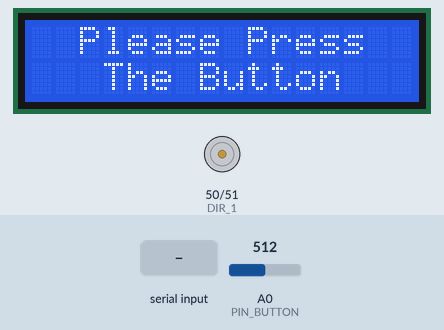
Recording of a sketch running on a simulated Arduino Mega 2560, built with avr-gcc and run on an emulated ATmega2560. Shown: 16×2 character LCD, motor-driver pin pairs drawn as motors (green arrow = first pin HIGH = forward, orange = second pin HIGH = backward, longer = more drive). The test bench sets the inputs (shaded band); at power-on: A0 (PIN_BUTTON) = 512. What the sketch prints to the serial monitor is not drawn.

Above: at 1.6 s.
1.7 s: "O" received over Serial
At 3.3 s:
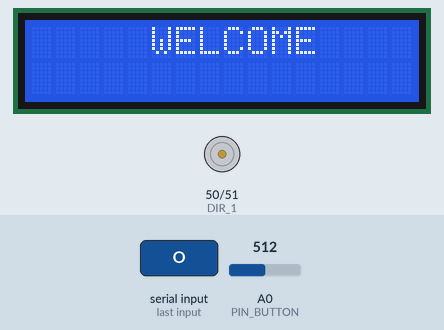
8.5 s: "M" received over Serial
At 9.8 s:
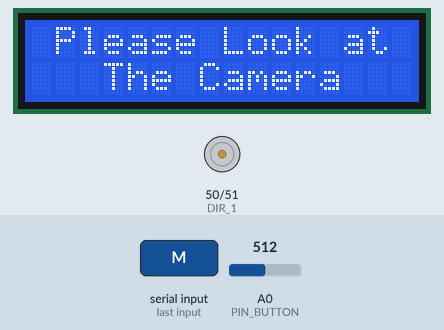
10.1 s: "C" received over Serial
At 13.3 s:
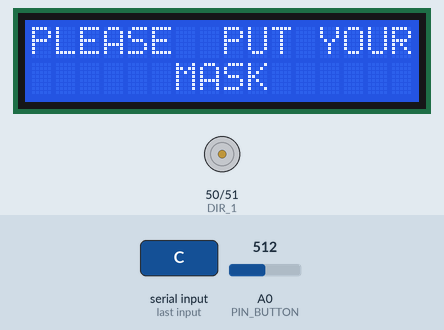
Timing chart, 0 to 14.8 s (numbered marks = the images above; inputs shaded):
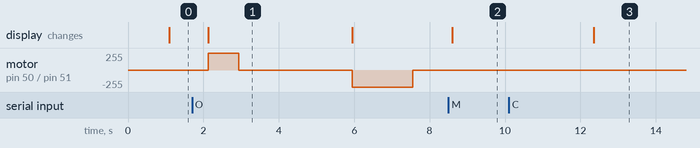

Measured:
- after the input at 1.7 s, motor on pin 50 (DIR_1) / pin 51 (DIR_2): stopped → forward 255/255 after 0.43 s, → stopped 0.81 s later, → backward 255/255 3.0 s later, → stopped 1.6 s later; the display: changes after 0.43 s (image 1)
- after the input at 8.5 s, the display: changes after 0.10 s (image 2)
- after the input at 10.1 s, the display: changes after 2.2 s (image 3)
- what the display in image 1 shows lasts 3.8 s, from 2.1 s to 5.9 s

The sketch:

Code.ino
```cpp
#include <Wire.h>
#include <LCD.h>
#include <LiquidCrystal_I2C.h>

LiquidCrystal_I2C lcd (0x27, 2, 1, 0, 4, 5, 6, 7);

int DIR_1 = 50;
int DIR_2 = 51;
int option;
#define PIN_BUTTON A0

void setup() {

  Serial.begin(9600);
  pinMode(DIR_1, OUTPUT);
  pinMode(DIR_2, OUTPUT);

  lcd.setBacklightPin(3,POSITIVE);
  lcd.setBacklight(HIGH);
  lcd.begin(16, 2);
  lcd.clear();

}

void loop() {

  int Value_Button;
  Value_Button = analogRead(PIN_BUTTON);
  delay(1000);
  Serial.println(Value_Button);

  lcd.clear();
  lcd.setCursor(2, 0);
  lcd.print("Please Press");
  lcd.setCursor(3, 1);
  lcd.print("The Button");

  if(Serial.available() > 0)
  option = Serial.read();
  {
    if (option == 'M' and option != 'O' and option != 'C')
    {
       lcd.clear();
       lcd.setCursor(1, 0);
       lcd.print("Please Look at");
       lcd.setCursor(3, 1);
       lcd.print("The Camera");
       delay(2700);
    }
    if(option == 'O')
    {
      lcd.clear();
      lcd.setCursor(5, 0);
      lcd.print("WELCOME");
      for (int i = 0; i<3; i++)
      {
        digitalWrite(DIR_1, HIGH);
        delay(270);
      }
      digitalWrite(DIR_1, LOW);
      digitalWrite(DIR_2, LOW);

      delay(3000);
      lcd.clear();
      lcd.setCursor(5, 0);
      lcd.print("CAUTION");

      for (int i = 0; i<4; i++)
      {
        digitalWrite(DIR_2, HIGH);
        delay(400);
      }
      digitalWrite(DIR_1, LOW);
      digitalWrite(DIR_2, LOW);
      option = 'S';

    }
    if(option == 'C')
    {
      for(int i = 0; i<5; i++)
      {
        lcd.clear();
        lcd.setCursor(0, 0);
        lcd.print("PLEASE  PUT YOUR");
        lcd.setCursor(6, 1);
        lcd.print("MASK");
        delay(500);
      }
      option = 'S';
    }
  }
}
```
